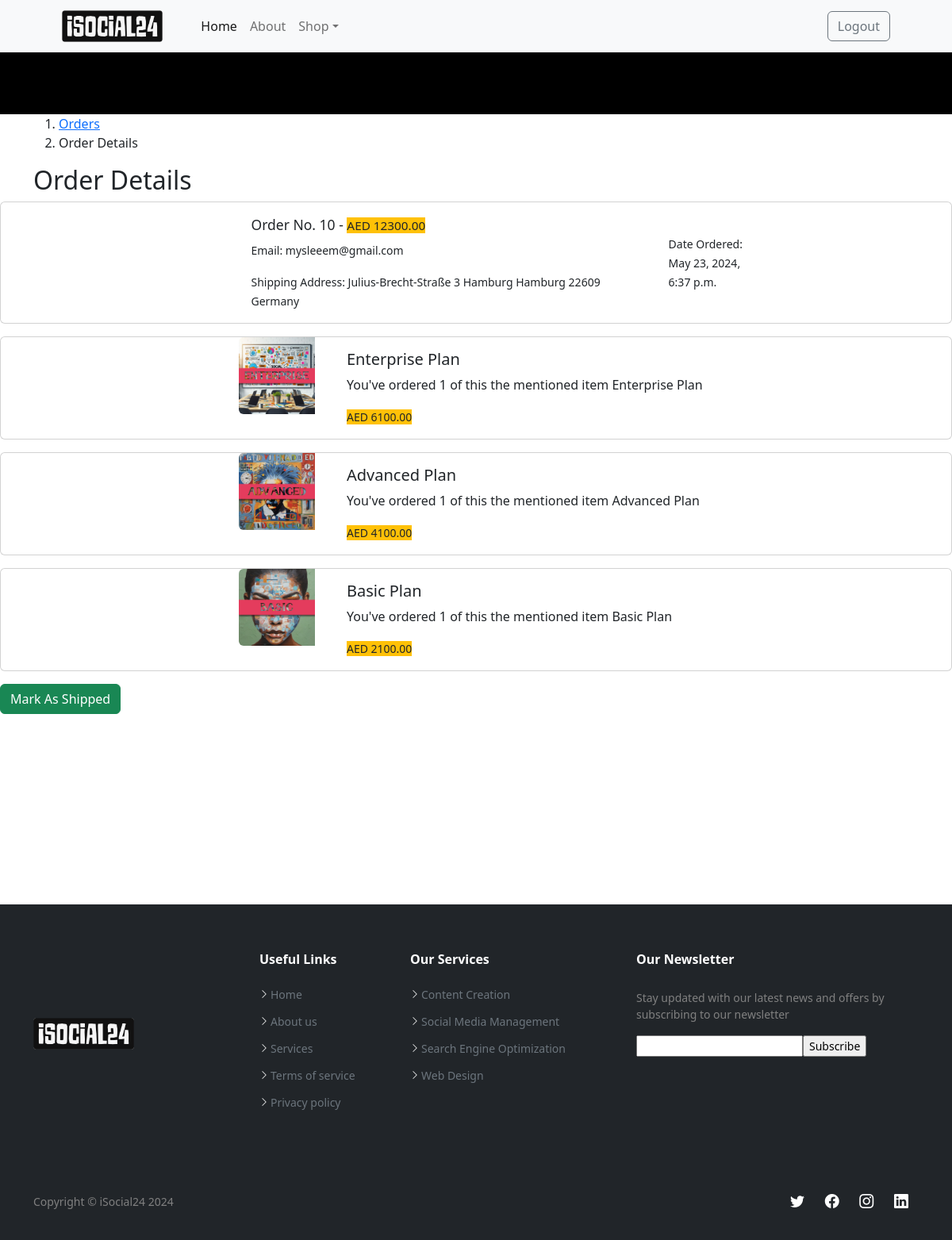
The app's page /payment/orders/10 (signed in) with its own data.
### payment/models.py (models this page shows, shortened)
class Order(models.Model):
    user = models.ForeignKey(User, on_delete=models.CASCADE, null=True, blank=True)
    full_name = models.CharField(max_length=255)
    email = models.EmailField(max_length=255)
    shipping_address = models.TextField(max_length=15000)
    amount_paid = models.DecimalField(max_digits=10, decimal_places=2)
    date_ordered = models.DateTimeField(auto_now_add=True)
    shipped = models.BooleanField(default=False)
    date_shipped = models.DateTimeField(blank=True, null=True)

class OrderItem(models.Model):
    order = models.ForeignKey(Order, on_delete=models.CASCADE, null=True)
    product = models.ForeignKey(Product, on_delete=models.CASCADE, null=True)
    user = models.ForeignKey(User, on_delete=models.CASCADE, null=True, blank=True)
    quantity = models.PositiveBigIntegerField(default=1)
    price = models.DecimalField(max_digits=10, decimal_places=2)

### main/models.py (models this page shows)
class Product(models.Model):
    name = models.CharField(max_length=100)
    price = models.DecimalField(default=0, decimal_places=2, max_digits=6)
    category = models.ForeignKey(Category, on_delete=models.CASCADE, default=1)
    description = models.JSONField(default=list, blank=True, null=True)
    image = models.ImageField(upload_to='uploads/product/')
    def __str__(self):
        return self.name

### payment/views.py (the view, shortened to what this page needs)
# urls.py: path('orders/<int:pk>', views.orders, name='orders'),
def orders(request, pk):
    if request.user.is_authenticated and request.user.is_superuser:
        order = Order.objects.get(id=pk)
        items = OrderItem.objects.filter(order=pk)
        return render(request, "payment/orders.html", {"order": order, "items": items})
    else:
        messages.error(request,"Access Denied")
        return redirect('home')

### cart/context_processors.py (called while the page is built)
def cart(request):
    return {'cart': Cart(request)}

### payment/templates/payment/orders.html (shortened to what this page needs)
{% extends 'base.html' %}
{% load static %}
{% block content %}
<div id="product_slide" class="product_slide" style="background: black;">
    <br/><br/><br/><br/><br/><br/>
</div>
<main id="main">
    <section id="cart-cont-initial" class="cart-cont-initial">
      <div class="container">
        <ol>
          <li><a href="{% url 'not_shipped_dash' %}">Orders</a></li>
          <li>Order Details</li>
        </ol>
        <h2>Order Details</h2>
      </div>
    </section>
    <section class="cart-item-sec">
        <div class="card mb-3 card-cart">
            <div class="row g-0">
              <div class="col-md-7 offset-md-3 col-sm-12">
              <div class="row cart-item-row">
                <div class="col-md-9 col-sm-9 col-10">
                  <div class="card-body">
                    <h5 class="card-title"><small class="text-body-secondary">Order No. {{ order.id }} - <small class="text-body-secondary bg-warning text-dark">AED {{ order.amount_paid }}</small></small></h5>
                    <p class="card-text"><small class="text-body-secondary">Email: {{ order.email}}</small></p>
                    <p class="card-text"><small class="text-body-secondary extra-small-text">Shipping Address: {{ order.shipping_address }}</small></p>
                  </div>
          </div>
          <div class="col-md-2 col-sm-2 col-2 d-flex align-items-center justify-content-center">
            <p class="card-text">
                <small class="text-body-secondary extra-small-text">
                    {% if order.date_shipped %}
                        Date Shipped: {{ order.date_shipped}}
                    {% else %}
                        Date Ordered: {{ order.date_ordered}}
                    {% endif %}
                </small>
            </p>
        </div>
        </div></div></div></div>
        {% for item in items %}
      <div class="card mb-3 card-cart">
        <div class="row g-0">
          <div class="col-md-7 offset-md-3 col-sm-12">
          <div class="row cart-item-row">
              <div class="col-md-2 col-sm-2 col-12">
              <img src="{{ item.product.image.url }}" class="img-fluid rounded-start " alt="Package-image">
            </div>
            <div class="col-md-9 col-sm-9 col-10">
              <div class="card-body">
                <h5 class="card-title">{{ item.product }}</h5>
                <p class="card-text">You've ordered {{ item.quantity }} of this the mentioned item {{ item.product }}</p>
                <p class="card-text"><small class="text-body-secondary bg-warning text-dark">AED {{ item.price }}</small></p>
              </div>
      </div>
    </div></div></div></div>
    {% endfor %}
    {% if not order.shipped %}
    <form method="POST">
      <button type="Submit" class="btn btn-success">Mark As Shipped</button>
    {% else %}
    <form method="POST">
      {% csrf_token %}
      <input type="hidden" name="shipping_status" value="false">
      <button type="Submit" class="btn btn-danger">Mark As Not Shipped</button>
    </from>
    {% endif %}
  </section>
  <br/><br/><br/><br/><br/><br/><br/><br/><br/><br/>
  </main>
  {% endblock %}

### records on screen
Order: id "10", amount_paid "12300.00", email "mysleeem@gmail.com", shipping_address "Julius-Brecht-Straße 3 Hamburg Hamburg 22609 Germany", date_ordered "May 23, 2024, 6:37 p.m."
OrderItem: product.image (picture), product "Enterprise Plan", quantity "1", price "6100.00"
OrderItem: product.image (picture), product "Advanced Plan", quantity "1", price "4100.00"
OrderItem: product.image (picture), product "Basic Plan", quantity "1", price "2100.00"
